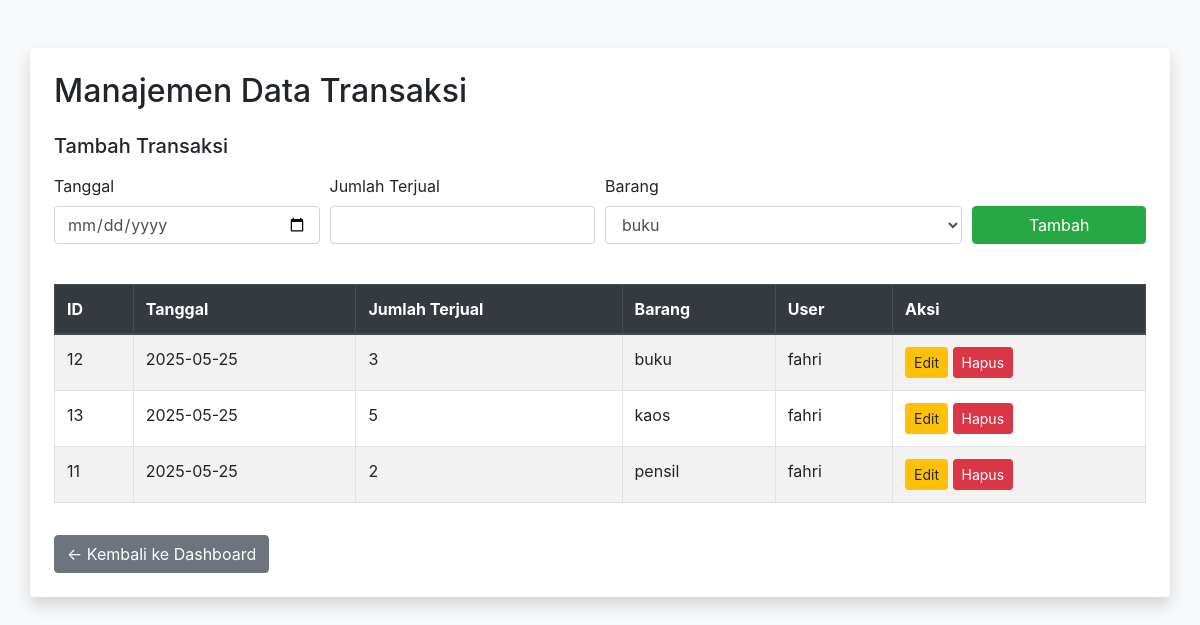
The page /transaksi.php (signed in) on the database its author committed.
### tables this page shows
CREATE TABLE `transaksi` (
  `id_transaksi` int(11) NOT NULL,
  `tgl_transaksi` date DEFAULT NULL,
  `jlh_terjual` int(11) DEFAULT NULL,
  `id_barang` int(11) DEFAULT NULL,
  `id_users` int(11) DEFAULT NULL
);

CREATE TABLE `barang` (
  `id_barang` int(11) NOT NULL,
  `nama_barang` varchar(100) DEFAULT NULL,
  `harga_barang` int(11) DEFAULT NULL,
  `stok` int(11) DEFAULT NULL,
  `id_users` int(11) DEFAULT NULL
);

CREATE TABLE `users` (
  `id_users` int(11) NOT NULL,
  `username` varchar(50) NOT NULL,
  `password` varchar(255) NOT NULL,
  `nama_lengkap` varchar(100) DEFAULT NULL,
  `jenis_kelamin` enum('Laki - Laki','Perempuan','','') NOT NULL,
  `jabatan` varchar(50) DEFAULT NULL
);

### transaksi.php (the view, shortened to what this page needs)
<?php
include 'db.php';
$dashboardUrl = 'dashboard.php';
?>
<!DOCTYPE html>
<html lang="id">
<head>
    <link rel="stylesheet" href="https://stackpath.bootstrapcdn.com/bootstrap/4.5.0/css/bootstrap.min.css">
</head>
<body class="bg-light <?php if (isset($_POST['edit_form'])) echo 'modal-open'; ?>">
<div class="container mt-5 bg-white p-4 rounded shadow">
    <h2 class="mb-4">Manajemen Data Transaksi</h2>
    <form method="post" class="mb-4">
        <h5 class="mb-3">Tambah Transaksi</h5>
        <div class="form-row">
            <div class="form-group col-md-3">
                <label>Tanggal</label>
                <input type="date" name="tgl_transaksi" class="form-control" required>
            </div>
            <div class="form-group col-md-3">
                <label>Jumlah Terjual</label>
                <input type="number" name="jlh_terjual" class="form-control" step="1" required>
            </div>
            <div class="form-group col-md-4">
                <label>Barang</label>
                <select name="id_barang" class="form-control" required>
                    <?php
                    $barang = $conn->query("SELECT id_barang, nama_barang FROM barang");
                    while ($b = $barang->fetch_assoc()) {
                        echo "<option value='{$b['id_barang']}'>{$b['nama_barang']}</option>";
                    }
                    ?>
                </select>
            </div>
            <div class="form-group col-md-2 align-self-end">
                <button type="submit" name="tambah" class="btn btn-success btn-block">Tambah</button>
            </div>
        </div>
    </form>
    <table class="table table-bordered table-striped">
        <thead class="thead-dark">
            <tr>
                <th>ID</th>
                <th>Tanggal</th>
                <th>Jumlah Terjual</th>
                <th>Barang</th>
                <th>User</th>
                <th>Aksi</th>
            </tr>
        </thead>
        <tbody>
        <?php
        $sql = "SELECT t.*, b.nama_barang, u.nama_lengkap FROM transaksi t
                JOIN barang b ON t.id_barang = b.id_barang
                JOIN users u ON t.id_users = u.id_users";
        $result = $conn->query($sql);
        while ($row = $result->fetch_assoc()):
        ?>
            <tr>
                <td><?= $row['id_transaksi'] ?></td>
                <td><?= $row['tgl_transaksi'] ?></td>
                <td><?= $row['jlh_terjual'] ?></td>
                <td><?= $row['nama_barang'] ?></td>
                <td><?= $row['nama_lengkap'] ?></td>
                <td>
                    <form method="post" class="d-inline">
                        <button type="submit" name="edit_form" class="btn btn-warning btn-sm">Edit</button>
                    </form>
                    <form method="post" class="d-inline">
                        <button type="submit" name="hapus" class="btn btn-danger btn-sm" onclick="return confirm('Yakin ingin menghapus transaksi ini?')">Hapus</button>
                    </form>
                </td>
            </tr>
        <?php endwhile; ?>
        </tbody>
    </table>
    <a href="<?= $dashboardUrl ?>" class="btn btn-secondary mt-3">← Kembali ke Dashboard</a>
</div>
</body>
</html>

### rows shown on the page
transaksi: id_transaksi "12", tgl_transaksi "2025-05-25", jlh_terjual "3", id_barang.nama_barang "buku", id_users.nama_lengkap "fahri"
transaksi: id_transaksi "13", tgl_transaksi "2025-05-25", jlh_terjual "5", id_barang.nama_barang "kaos", id_users.nama_lengkap "fahri"
transaksi: id_transaksi "11", tgl_transaksi "2025-05-25", jlh_terjual "2", id_barang.nama_barang "pensil", id_users.nama_lengkap "fahri"

### other values the page prints
form field id_barang "buku"
